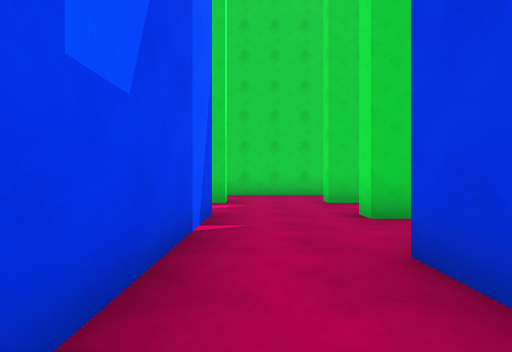
View 1 (above)

20 first-person views from a walk through a scene from a Unity 3-D project. The camera is 1.3 m above the floor, looks level and sees 85° across. The floor is counted in squares, 2 m on a side. Each view is taken from the middle of a square. On the plan, view 1 faces up. The plan holds only what a view shows up to about 9 squares ahead; the rest is blank. The place goes on beyond the plan.

View 2
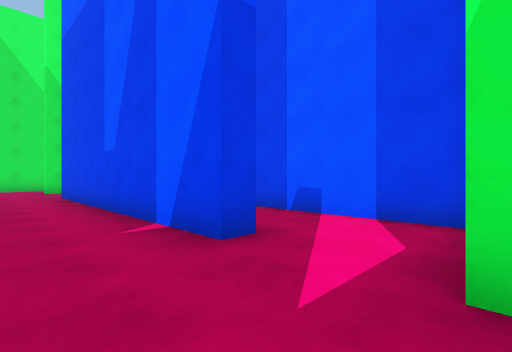

View 3
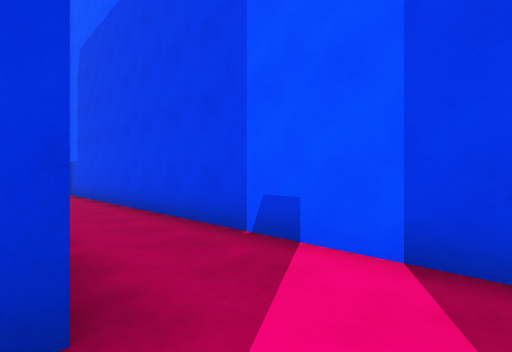

View 4
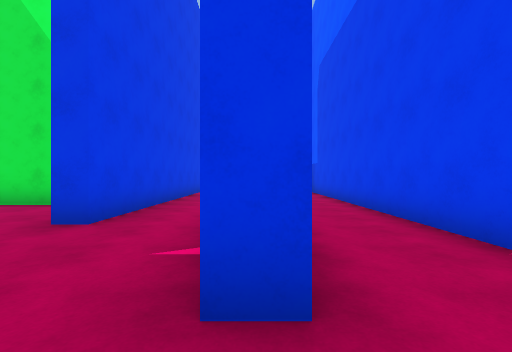

View 5
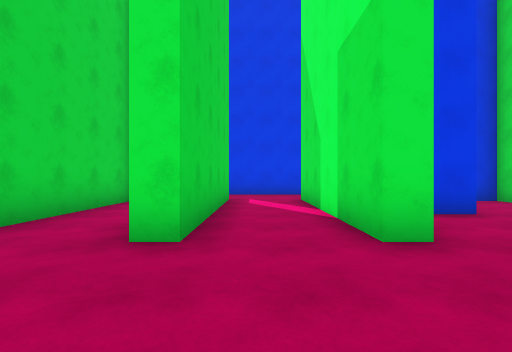

View 6
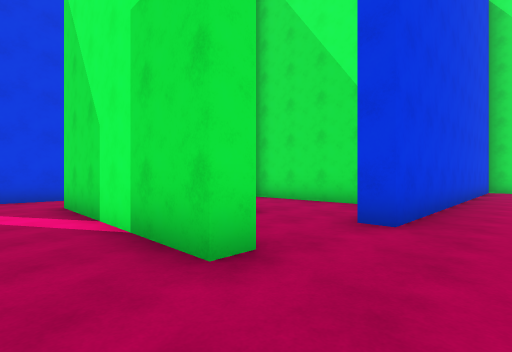

View 7
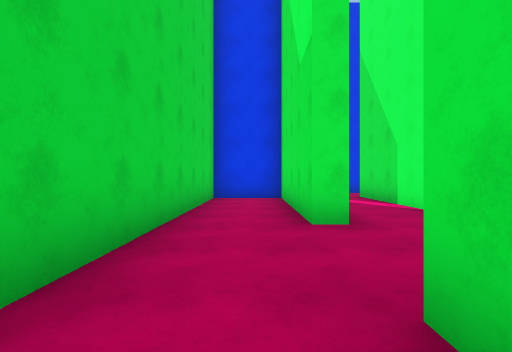

View 8
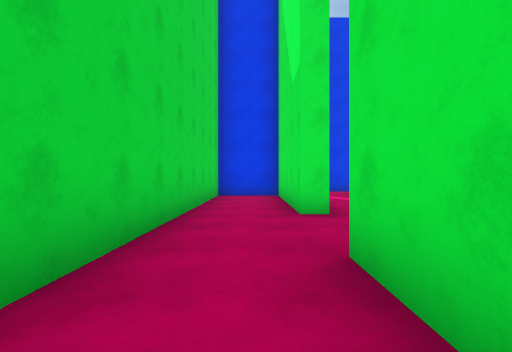

View 9
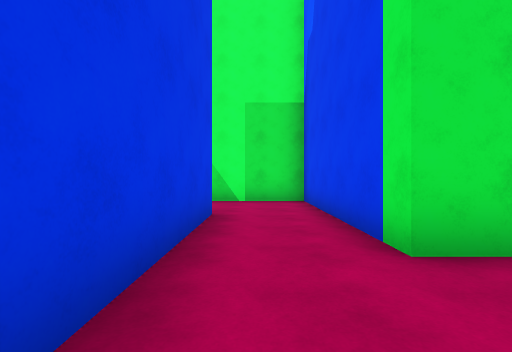

View 10
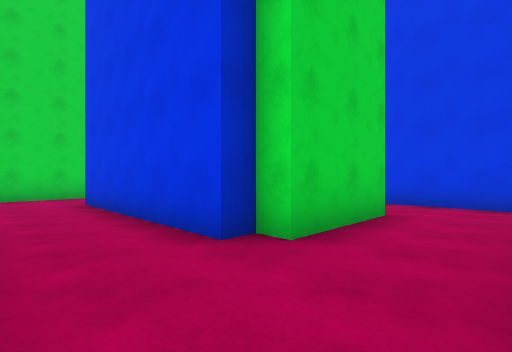

View 11
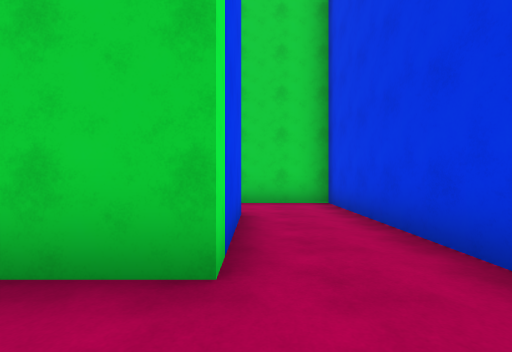

View 12
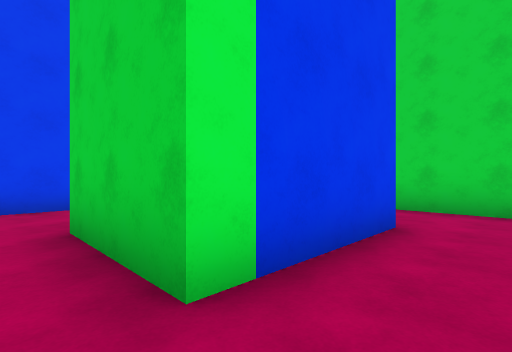

View 13
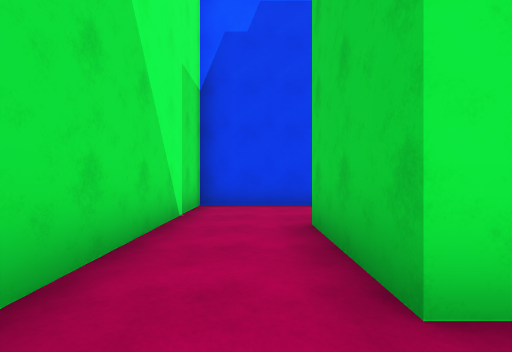

View 14
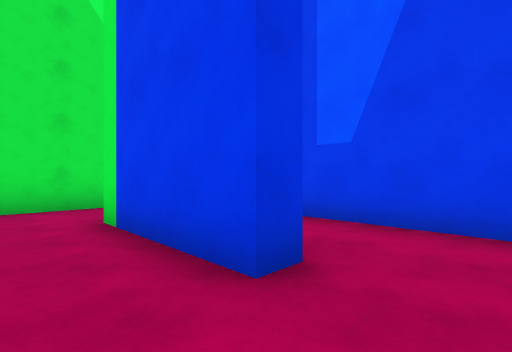

View 15
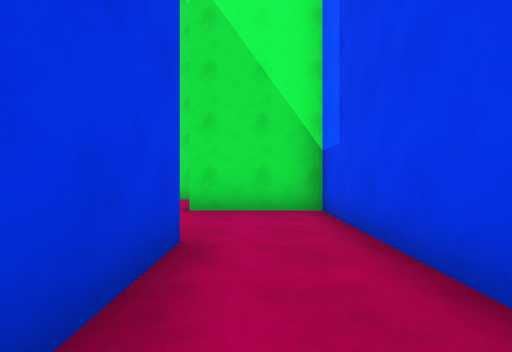

View 16
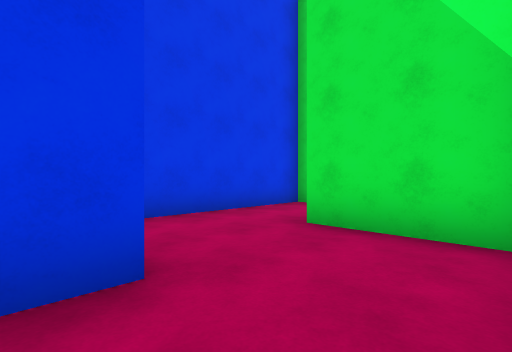

View 17
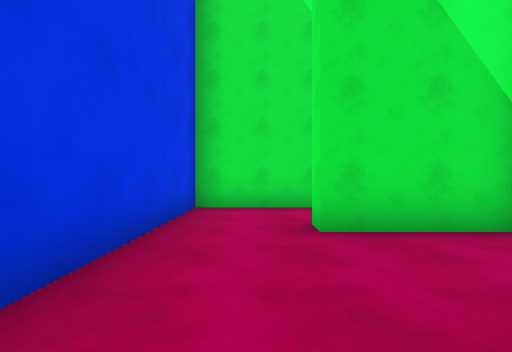

View 18
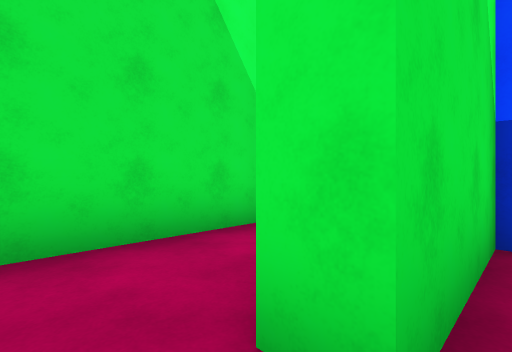

View 19
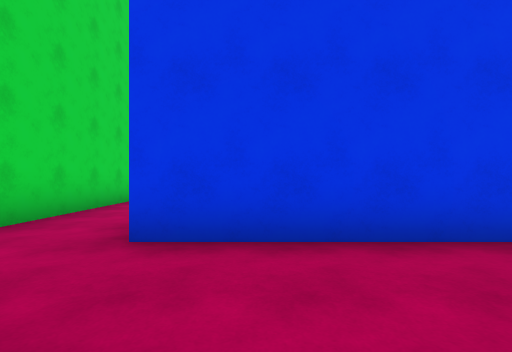

View 20
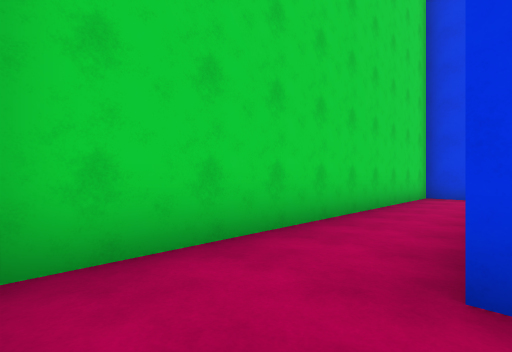

### Floor plan
Points are (right, up) in squares from view 1. A wall is a line through its corners. A room is listed if a view was taken in it or the views show most of it. See-through windows are left out.
Room 1 (views 1, 3, 4, 5, 15, 16, 17, 18)
walls: (-0.8, 2.5) (-0.8, -2.8); (-1.3, -2.9) (-1.3, -0.8); (-1.2, 4.7) (-0.8, 4.7); (1.2, -5.5) (1.2, 2.2); (-3.3, 6.5) (-3.3, -5.3) (-0.8, -5.3)
ways out: opening at (-1, 5.5) to room 3; opening at (0, 2) to room 5; opening at (0, -6)
Room 2 (views 2, 7, 8)
walls: (1.7, 6.8) (1.7, 7.2) (6.3, 7.2) (6.3, 9.2) (-1.8, 9.2); (-2.2, 7.2) (-0.8, 7.2)
ways out: opening at (0.5, 7) to room 3
Room 3 (views 6, 10, 11, 12, 13, 14, 19)
walls: (6.6, 6.8) (1.7, 6.8); (11.2, 4.7) (11.8, 4.7) (11.8, 1.8) (9.3, 1.8) (9.3, 2.2) (8.7, 2.2) (8.7, 7.2); (1.7, 4.3) (1.7, 4.7) (6.7, 4.7) (6.7, -0.2) (12.8, -0.2); (13.8, 0.2) (13.8, 6.8) (11, 6.8)
ways out: opening at (-1, 5.5) to room 1; opening at (0.5, 7) to room 2; opening at (7.5, 7) to room 4; opening at (0.5, 4) to room 5; opening at (11, 5.5) to room 6
Room 4 (views 9, 20)
walls: (14.5, 9.2) (7, 9.2)
ways out: opening at (7.5, 7) to room 3
Room 5 (no view inside)
walls: (3.8, 2.2) (3.8, 3); (1.2, 2.2) (1.8, 2.2); (2.9, -0.2) (6.3, -0.2) (6.3, 0.4); (2.4, 4.3) (1.7, 4.3); (-0.8, 4.7) (-0.8, 2.5)
ways out: opening at (0, 2) to room 1; opening at (0.5, 4) to room 3
Room 6 (no view inside)
walls: (9.2, 5.9) (9.2, 3.2)
ways out: opening at (11, 5.5) to room 3

Positions as (right, up) in squares from view 1, and headings:
1: (0, 0), facing up
2: (1, 7), facing down-left
3: (-1, 6), facing down-left
4: (-1, 6), facing down
5: (-1, 6), facing right
6: (0, 6), facing down-right
7: (-2, 8), facing right
8: (-3, 8), facing right
9: (8, 7), facing down
10: (7, 0), facing up-right
11: (12, 0), facing up
12: (13, 1), facing up-left
13: (13, 1), facing left
14: (13, 6), facing down-left
15: (-2, 0), facing down
16: (-3, -2), facing down-right
17: (0, -2), facing down
18: (0, -5), facing down-left
19: (6, 6), facing right
20: (7, 7), facing up-right
